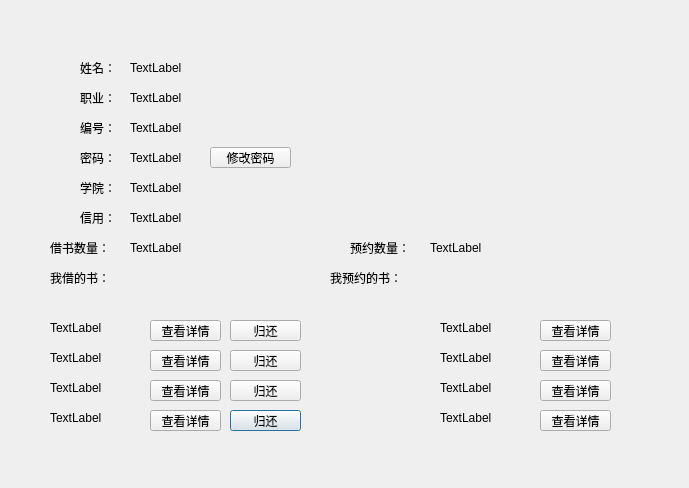
<?xml version="1.0" encoding="UTF-8"?>
<ui version="4.0">
 <class>PeopleDetail</class>
 <widget class="QDialog" name="PeopleDetail">
  <property name="geometry">
   <rect>
    <x>0</x>
    <y>0</y>
    <width>689</width>
    <height>488</height>
   </rect>
  </property>
  <property name="windowTitle">
   <string>Dialog</string>
  </property>
  <widget class="QLabel" name="job">
   <property name="geometry">
    <rect>
     <x>130</x>
     <y>90</y>
     <width>72</width>
     <height>15</height>
    </rect>
   </property>
   <property name="text">
    <string>TextLabel</string>
   </property>
  </widget>
  <widget class="QLabel" name="label">
   <property name="geometry">
    <rect>
     <x>80</x>
     <y>60</y>
     <width>72</width>
     <height>15</height>
    </rect>
   </property>
   <property name="text">
    <string>姓名：</string>
   </property>
  </widget>
  <widget class="QLabel" name="bbID2">
   <property name="geometry">
    <rect>
     <x>50</x>
     <y>350</y>
     <width>121</width>
     <height>16</height>
    </rect>
   </property>
   <property name="text">
    <string>TextLabel</string>
   </property>
  </widget>
  <widget class="QLabel" name="rbID4">
   <property name="geometry">
    <rect>
     <x>440</x>
     <y>410</y>
     <width>121</width>
     <height>16</height>
    </rect>
   </property>
   <property name="text">
    <string>TextLabel</string>
   </property>
  </widget>
  <widget class="QPushButton" name="returnB4">
   <property name="geometry">
    <rect>
     <x>230</x>
     <y>410</y>
     <width>71</width>
     <height>21</height>
    </rect>
   </property>
   <property name="text">
    <string>归还</string>
   </property>
  </widget>
  <widget class="QLabel" name="label_8">
   <property name="geometry">
    <rect>
     <x>50</x>
     <y>270</y>
     <width>72</width>
     <height>15</height>
    </rect>
   </property>
   <property name="text">
    <string>我借的书：</string>
   </property>
  </widget>
  <widget class="QLabel" name="label_10">
   <property name="geometry">
    <rect>
     <x>330</x>
     <y>270</y>
     <width>91</width>
     <height>16</height>
    </rect>
   </property>
   <property name="text">
    <string>我预约的书：</string>
   </property>
  </widget>
  <widget class="QLabel" name="academy">
   <property name="geometry">
    <rect>
     <x>130</x>
     <y>180</y>
     <width>72</width>
     <height>15</height>
    </rect>
   </property>
   <property name="text">
    <string>TextLabel</string>
   </property>
  </widget>
  <widget class="QLabel" name="borrowNumber">
   <property name="geometry">
    <rect>
     <x>130</x>
     <y>240</y>
     <width>72</width>
     <height>15</height>
    </rect>
   </property>
   <property name="text">
    <string>TextLabel</string>
   </property>
  </widget>
  <widget class="QPushButton" name="detailR3">
   <property name="geometry">
    <rect>
     <x>540</x>
     <y>380</y>
     <width>71</width>
     <height>21</height>
    </rect>
   </property>
   <property name="text">
    <string>查看详情</string>
   </property>
  </widget>
  <widget class="QLabel" name="name">
   <property name="geometry">
    <rect>
     <x>130</x>
     <y>60</y>
     <width>72</width>
     <height>15</height>
    </rect>
   </property>
   <property name="text">
    <string>TextLabel</string>
   </property>
  </widget>
  <widget class="QLabel" name="credit">
   <property name="geometry">
    <rect>
     <x>130</x>
     <y>210</y>
     <width>72</width>
     <height>15</height>
    </rect>
   </property>
   <property name="text">
    <string>TextLabel</string>
   </property>
  </widget>
  <widget class="QPushButton" name="editPassword">
   <property name="geometry">
    <rect>
     <x>210</x>
     <y>147</y>
     <width>81</width>
     <height>21</height>
    </rect>
   </property>
   <property name="text">
    <string>修改密码</string>
   </property>
  </widget>
  <widget class="QLabel" name="password">
   <property name="geometry">
    <rect>
     <x>130</x>
     <y>150</y>
     <width>72</width>
     <height>15</height>
    </rect>
   </property>
   <property name="text">
    <string>TextLabel</string>
   </property>
  </widget>
  <widget class="QLabel" name="bbID4">
   <property name="geometry">
    <rect>
     <x>50</x>
     <y>410</y>
     <width>121</width>
     <height>16</height>
    </rect>
   </property>
   <property name="text">
    <string>TextLabel</string>
   </property>
  </widget>
  <widget class="QLabel" name="bbID3">
   <property name="geometry">
    <rect>
     <x>50</x>
     <y>380</y>
     <width>121</width>
     <height>16</height>
    </rect>
   </property>
   <property name="text">
    <string>TextLabel</string>
   </property>
  </widget>
  <widget class="QPushButton" name="returnB2">
   <property name="geometry">
    <rect>
     <x>230</x>
     <y>350</y>
     <width>71</width>
     <height>21</height>
    </rect>
   </property>
   <property name="text">
    <string>归还</string>
   </property>
  </widget>
  <widget class="QPushButton" name="datailR1">
   <property name="geometry">
    <rect>
     <x>540</x>
     <y>320</y>
     <width>71</width>
     <height>21</height>
    </rect>
   </property>
   <property name="text">
    <string>查看详情</string>
   </property>
  </widget>
  <widget class="QLabel" name="rbID2">
   <property name="geometry">
    <rect>
     <x>440</x>
     <y>350</y>
     <width>121</width>
     <height>16</height>
    </rect>
   </property>
   <property name="text">
    <string>TextLabel</string>
   </property>
  </widget>
  <widget class="QPushButton" name="detailR4">
   <property name="geometry">
    <rect>
     <x>540</x>
     <y>410</y>
     <width>71</width>
     <height>21</height>
    </rect>
   </property>
   <property name="text">
    <string>查看详情</string>
   </property>
  </widget>
  <widget class="QLabel" name="label_6">
   <property name="geometry">
    <rect>
     <x>80</x>
     <y>210</y>
     <width>72</width>
     <height>15</height>
    </rect>
   </property>
   <property name="text">
    <string>信用：</string>
   </property>
  </widget>
  <widget class="QLabel" name="label_9">
   <property name="geometry">
    <rect>
     <x>350</x>
     <y>240</y>
     <width>72</width>
     <height>15</height>
    </rect>
   </property>
   <property name="text">
    <string>预约数量：</string>
   </property>
  </widget>
  <widget class="QPushButton" name="detailB4">
   <property name="geometry">
    <rect>
     <x>150</x>
     <y>410</y>
     <width>71</width>
     <height>21</height>
    </rect>
   </property>
   <property name="text">
    <string>查看详情</string>
   </property>
  </widget>
  <widget class="QPushButton" name="detailB2">
   <property name="geometry">
    <rect>
     <x>150</x>
     <y>350</y>
     <width>71</width>
     <height>21</height>
    </rect>
   </property>
   <property name="text">
    <string>查看详情</string>
   </property>
  </widget>
  <widget class="QPushButton" name="returnB1">
   <property name="geometry">
    <rect>
     <x>230</x>
     <y>320</y>
     <width>71</width>
     <height>21</height>
    </rect>
   </property>
   <property name="text">
    <string>归还</string>
   </property>
  </widget>
  <widget class="QLabel" name="rbID1">
   <property name="geometry">
    <rect>
     <x>440</x>
     <y>320</y>
     <width>121</width>
     <height>16</height>
    </rect>
   </property>
   <property name="text">
    <string>TextLabel</string>
   </property>
  </widget>
  <widget class="QPushButton" name="datailB1">
   <property name="geometry">
    <rect>
     <x>150</x>
     <y>320</y>
     <width>71</width>
     <height>21</height>
    </rect>
   </property>
   <property name="text">
    <string>查看详情</string>
   </property>
  </widget>
  <widget class="QLabel" name="label_3">
   <property name="geometry">
    <rect>
     <x>80</x>
     <y>120</y>
     <width>72</width>
     <height>15</height>
    </rect>
   </property>
   <property name="text">
    <string>编号：</string>
   </property>
  </widget>
  <widget class="QLabel" name="label_4">
   <property name="geometry">
    <rect>
     <x>80</x>
     <y>150</y>
     <width>72</width>
     <height>15</height>
    </rect>
   </property>
   <property name="text">
    <string>密码：</string>
   </property>
  </widget>
  <widget class="QPushButton" name="returnB3">
   <property name="geometry">
    <rect>
     <x>230</x>
     <y>380</y>
     <width>71</width>
     <height>21</height>
    </rect>
   </property>
   <property name="text">
    <string>归还</string>
   </property>
  </widget>
  <widget class="QPushButton" name="detailR2">
   <property name="geometry">
    <rect>
     <x>540</x>
     <y>350</y>
     <width>71</width>
     <height>21</height>
    </rect>
   </property>
   <property name="text">
    <string>查看详情</string>
   </property>
  </widget>
  <widget class="QLabel" name="reserveNumber">
   <property name="geometry">
    <rect>
     <x>430</x>
     <y>240</y>
     <width>72</width>
     <height>15</height>
    </rect>
   </property>
   <property name="text">
    <string>TextLabel</string>
   </property>
  </widget>
  <widget class="QLabel" name="label_7">
   <property name="geometry">
    <rect>
     <x>50</x>
     <y>240</y>
     <width>72</width>
     <height>15</height>
    </rect>
   </property>
   <property name="text">
    <string>借书数量：</string>
   </property>
  </widget>
  <widget class="QLabel" name="id">
   <property name="geometry">
    <rect>
     <x>130</x>
     <y>120</y>
     <width>72</width>
     <height>15</height>
    </rect>
   </property>
   <property name="text">
    <string>TextLabel</string>
   </property>
  </widget>
  <widget class="QLabel" name="bbID1">
   <property name="geometry">
    <rect>
     <x>50</x>
     <y>320</y>
     <width>121</width>
     <height>16</height>
    </rect>
   </property>
   <property name="text">
    <string>TextLabel</string>
   </property>
  </widget>
  <widget class="QLabel" name="label_2">
   <property name="geometry">
    <rect>
     <x>80</x>
     <y>90</y>
     <width>72</width>
     <height>15</height>
    </rect>
   </property>
   <property name="text">
    <string>职业：</string>
   </property>
  </widget>
  <widget class="QPushButton" name="detailB3">
   <property name="geometry">
    <rect>
     <x>150</x>
     <y>380</y>
     <width>71</width>
     <height>21</height>
    </rect>
   </property>
   <property name="text">
    <string>查看详情</string>
   </property>
  </widget>
  <widget class="QLabel" name="rbID3">
   <property name="geometry">
    <rect>
     <x>440</x>
     <y>380</y>
     <width>121</width>
     <height>16</height>
    </rect>
   </property>
   <property name="text">
    <string>TextLabel</string>
   </property>
  </widget>
  <widget class="QLabel" name="label_5">
   <property name="geometry">
    <rect>
     <x>80</x>
     <y>180</y>
     <width>72</width>
     <height>15</height>
    </rect>
   </property>
   <property name="text">
    <string>学院：</string>
   </property>
  </widget>
 </widget>
 <resources/>
 <connections/>
</ui>
